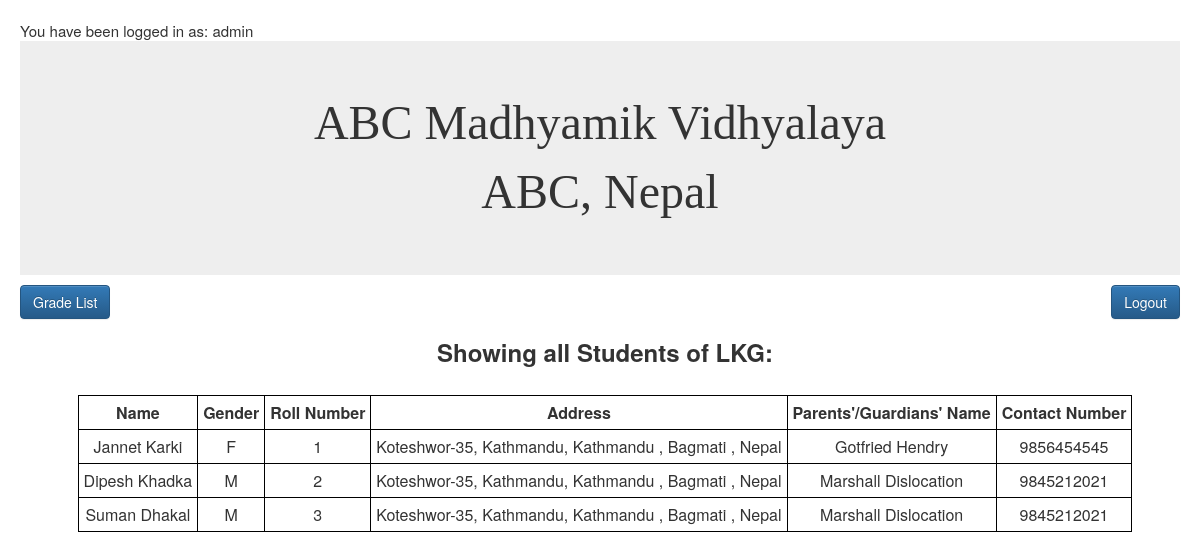
The page /grades/lkg.php (signed in) on the database its author committed.
### tables this page shows
CREATE TABLE `studentinfo` (
  `student_id` varchar(15) NOT NULL,
  `fname` varchar(30) NOT NULL,
  `mname` varchar(30) DEFAULT NULL,
  `lname` varchar(30) NOT NULL,
  `gender` enum('M','F') NOT NULL,
  `dobad` date NOT NULL,
  `dobbs` date NOT NULL,
  `doa` date NOT NULL,
  `email` varchar(30) NOT NULL,
  `adgrade` varchar(15) NOT NULL,
  `rollno` int(11) NOT NULL,
  `address_temp_street` varchar(30) DEFAULT NULL,
  `address_temp_ward` int(11) DEFAULT NULL,
  `address_temp_vdcmun` varchar(30) DEFAULT NULL,
  `address_temp_district` varchar(20) DEFAULT NULL,
  `address_temp_zone` varchar(20) DEFAULT NULL,
  `address_temp_country` varchar(20) DEFAULT NULL,
  `address_per_street` varchar(20) NOT NULL,
  `address_per_ward` int(11) NOT NULL,
  `address_per_vdcmun` varchar(20) NOT NULL,
  `address_per_district` varchar(20) NOT NULL,
  `address_per_zone` varchar(20) NOT NULL,
  `address_per_country` varchar(20) NOT NULL
);

CREATE TABLE `parents` (
  `student_id` varchar(15) NOT NULL,
  `gfname` varchar(20) NOT NULL,
  `gmname` varchar(20) DEFAULT NULL,
  `glname` varchar(20) NOT NULL,
  `relation` varchar(20) NOT NULL,
  `phnum` varchar(20) NOT NULL
);

### grades/lkg.php (the view, shortened to what this page needs)
<?php
include_once('../control.php');
?>
<!DOCTYPE html>
<html>
<head>
<link rel="stylesheet" href="../bootstrap-3.3.7-dist/css/bootstrap.min.css"/>
<link rel="stylesheet" href="../bootstrap-3.3.7-dist/css/bootstrap-theme.min.css">
<link id="theme-style" rel="stylesheet" href="../css/style.css">
</head>
<body>
<div class="jumbotron"><center><font face="Analecta" size="13">ABC Madhyamik Vidhyalaya</font><br><font face="Analecta" size="10">ABC, Nepal</font></center></div>
<a href="../home.php" class="btn btn-primary" role="button">Grade List</a>
<a href="../logout.php" class="btn btn-primary pull-right" role="button"  target="_top">Logout</a>
<div class="container">
<h3 style="text-align: center; margin-bottom: 30px;">Showing all Students of LKG:</h3>
<?php
$qry="SELECT * FROM studentinfo INNER JOIN parents ON studentinfo.student_id = parents.student_id WHERE studentinfo.adgrade='LKG'";
$result = $db->query($qry);
if ($result->num_rows > 0) {
	      echo "<center><table><tr><th>Name</th><th>Gender</th><th>Roll Number</th><th>Address</th><th>Parents'/Guardians' Name</th><th>Contact Number</th></tr>";
     while($row = $result->fetch_assoc()) {
         echo "<tr><td>". $row["fname"]. " " . $row["mname"]. " " . $row["lname"] . "</td><td>" .$row["gender"]."</td><td>".$row["rollno"]."</td><td>".$row["address_per_street"]."-".$row["address_per_ward"].", ".$row["address_per_vdcmun"].", ".$row["address_per_district"]." , ".$row["address_per_zone"]." , ".$row["address_per_country"]."</td><td>". $row["gfname"]. " " . $row["gmname"]. " " . $row["glname"] . "</td><td>" .$row["phnum"]."</td></tr>";
     }
     	echo "</table></center>";
} else {
     echo "0 results";
}
?>
</body>
</html>

### css/style.css (style rules this page uses)
html, body { position: relative; height: 100%; font-size: 15px; padding: 10px; -webkit-font-smoothing: antialiased; -moz-osx-font-smoothing: grayscale; }
h1,h2,h3,h4,h5,h6 { font-weight: 700; }
a { color: #CB4335; -webkit-transition: all 0.4s ease-in-out; -moz-transition: all 0.4s ease-in-out; -ms-transition: all 0.4s ease-in-out; -o-transition: all 0.4s ease-in-out; }
.jumbotron { margin-bottom: 10px; }

### grades/lkg.php (style rules this page uses)
table, th, td { border: 1px solid black; text-align: center; padding: 5px; }

### rows shown on the page
studentinfo: fname "Jannet", lname "Karki", gender "F", rollno "1", address_per_street "Koteshwor", address_per_ward "35", address_per_vdcmun "Kathmandu", address_per_district "Kathmandu", address_per_zone "Bagmati", address_per_country "Nepal", student.gfname "Gotfried", student.glname "Hendry", student.phnum "9856454545"
studentinfo: fname "Dipesh", lname "Khadka", gender "M", rollno "2", address_per_street "Koteshwor", address_per_ward "35", address_per_vdcmun "Kathmandu", address_per_district "Kathmandu", address_per_zone "Bagmati", address_per_country "Nepal", student.gfname "Marshall", student.glname "Dislocation", student.phnum "9845212021"
studentinfo: fname "Suman", lname "Dhakal", gender "M", rollno "3", address_per_street "Koteshwor", address_per_ward "35", address_per_vdcmun "Kathmandu", address_per_district "Kathmandu", address_per_zone "Bagmati", address_per_country "Nepal", student.gfname "Marshall", student.glname "Dislocation", student.phnum "9845212021"

### other values the page prints
$_SESSION["CurrentUser"] "admin"
